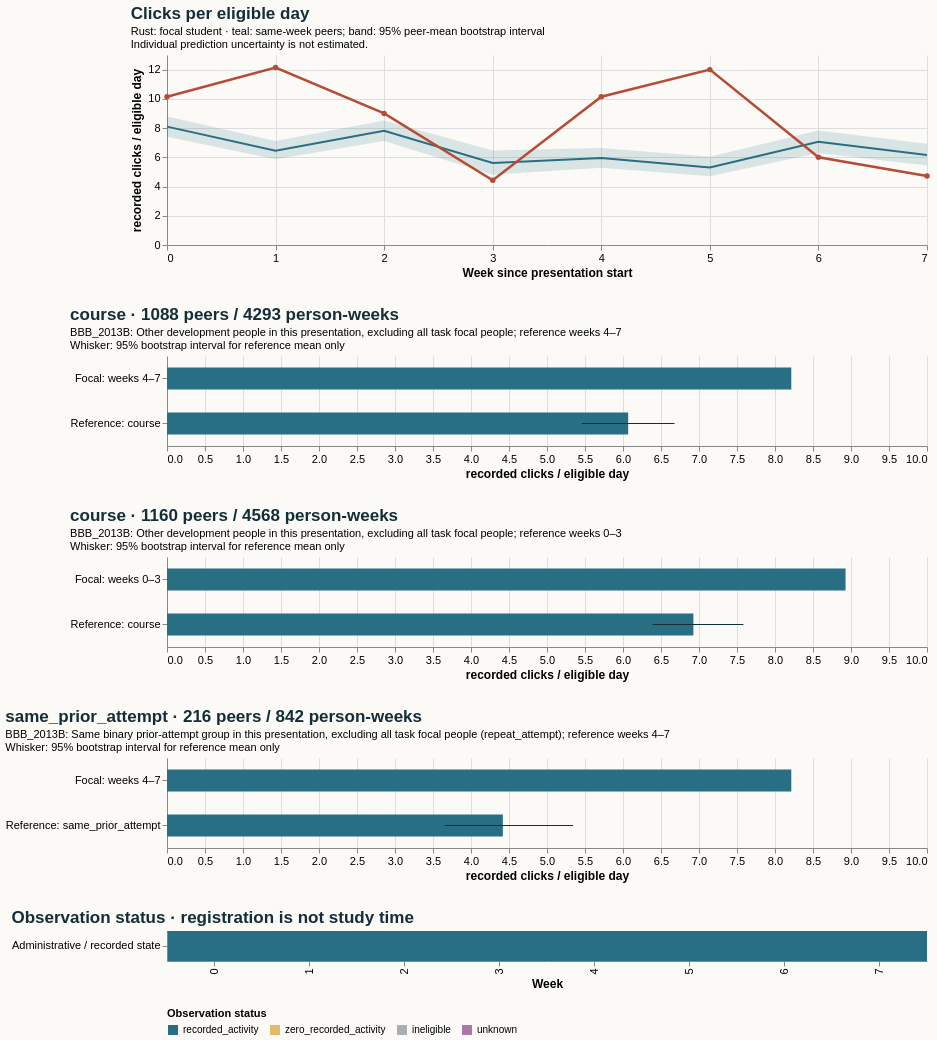

Vega-Lite specification for this chart:
### Vega-Lite specification from a JSON file in a GitHub repository (floating-point values rounded to 4 significant figures)
{"$schema": "https://vega.github.io/schema/vega-lite/v5.20.1.json", "config": {"axis": {"labelFontSize": 11, "titleFontSize": 12}, "background": "#fbfaf7", "font": "sans-serif", "title": {"anchor": "start", "color": "#142e38", "fontSize": 17, "subtitleFontSize": 11}, "view": {"continuousHeight": 300, "continuousWidth": 300, "stroke": null}}, "datasets": {"data-06ae396e632e789fa8147abfc3b1667d": [{"hi": null, "lo": null, "series": "Focal: weeks 4–7", "value": 8.214}, {"hi": 6.678, "lo": 5.459, "series": "Reference: course", "value": 6.068}], "data-9c0520e65fb8b804ae72c857ff4dd583": [{"end_day": 6, "focal_value": 10.14, "peer_ci_high": 8.791, "peer_ci_low": 7.406, "peer_mean": 8.1, "peer_observations": 1159, "peer_people": 1159, "reference": "course", "unit": "recorded clicks / eligible day", "week": 0}, {"end_day": 13, "focal_value": 12.14, "peer_ci_high": 7.111, "peer_ci_low": 5.863, "peer_mean": 6.456, "peer_observations": 1151, "peer_people": 1151, "reference": "course", "unit": "recorded clicks / eligible day", "week": 1}, {"end_day": 20, "focal_value": 9.0, "peer_ci_high": 8.521, "peer_ci_low": 7.113, "peer_mean": 7.819, "peer_observations": 1133, "peer_people": 1133, "reference": "course", "unit": "recorded clicks / eligible day", "week": 2}, {"end_day": 27, "focal_value": 4.429, "peer_ci_high": 6.465, "peer_ci_low": 4.811, "peer_mean": 5.608, "peer_observations": 1125, "peer_people": 1125, "reference": "course", "unit": "recorded clicks / eligible day", "week": 3}, {"end_day": 34, "focal_value": 10.14, "peer_ci_high": 6.644, "peer_ci_low": 5.28, "peer_mean": 5.954, "peer_observations": 1088, "peer_people": 1088, "reference": "course", "unit": "recorded clicks / eligible day", "week": 4}, {"end_day": 41, "focal_value": 12.0, "peer_ci_high": 6.044, "peer_ci_low": 4.709, "peer_mean": 5.31, "peer_observations": 1081, "peer_people": 1081, "reference": "course", "unit": "recorded clicks / eligible day", "week": 5}, {"end_day": 48, "focal_value": 6.0, "peer_ci_high": 7.833, "peer_ci_low": 6.294, "peer_mean": 7.065, "peer_observations": 1070, "peer_people": 1070, "reference": "course", "unit": "recorded clicks / eligible day", "week": 6}, {"end_day": 55, "focal_value": 4.714, "peer_ci_high": 6.928, "peer_ci_low": 5.432, "peer_mean": 6.16, "peer_observations": 1054, "peer_people": 1054, "reference": "course", "unit": "recorded clicks / eligible day", "week": 7}], "data-b3165f065dc04f8d61fa40507f50ce50": [{"hi": null, "lo": null, "series": "Focal: weeks 0–3", "value": 8.929}, {"hi": 7.584, "lo": 6.39, "series": "Reference: course", "value": 6.926}], "data-de08f18f9ac5367f7168e72a25b6db9f": [{"hi": null, "lo": null, "series": "Focal: weeks 4–7", "value": 8.214}, {"hi": 5.342, "lo": 3.66, "series": "Reference: same_prior_attempt", "value": 4.419}], "data-e71db1684eee6ef8f10aafcab277e2a3": [{"eligible_days": 7.0, "end_day": 6, "logging_completeness": "unknown", "observation_status": "recorded_activity", "row": "Administrative / recorded state", "score_status": "withheld_release_time_unknown", "start_day": 0, "value": 10.14, "week": 0}, {"eligible_days": 7.0, "end_day": 13, "logging_completeness": "unknown", "observation_status": "recorded_activity", "row": "Administrative / recorded state", "score_status": "withheld_release_time_unknown", "start_day": 7, "value": 12.14, "week": 1}, {"eligible_days": 7.0, "end_day": 20, "logging_completeness": "unknown", "observation_status": "recorded_activity", "row": "Administrative / recorded state", "score_status": "withheld_release_time_unknown", "start_day": 14, "value": 9.0, "week": 2}, {"eligible_days": 7.0, "end_day": 27, "logging_completeness": "unknown", "observation_status": "recorded_activity", "row": "Administrative / recorded state", "score_status": "withheld_release_time_unknown", "start_day": 21, "value": 4.429, "week": 3}, {"eligible_days": 7.0, "end_day": 34, "logging_completeness": "unknown", "observation_status": "recorded_activity", "row": "Administrative / recorded state", "score_status": "withheld_release_time_unknown", "start_day": 28, "value": 10.14, "week": 4}, {"eligible_days": 7.0, "end_day": 41, "logging_completeness": "unknown", "observation_status": "recorded_activity", "row": "Administrative / recorded state", "score_status": "withheld_release_time_unknown", "start_day": 35, "value": 12.0, "week": 5}, {"eligible_days": 7.0, "end_day": 48, "logging_completeness": "unknown", "observation_status": "recorded_activity", "row": "Administrative / recorded state", "score_status": "withheld_release_time_unknown", "start_day": 42, "value": 6.0, "week": 6}, {"eligible_days": 7.0, "end_day": 55, "logging_completeness": "unknown", "observation_status": "recorded_activity", "row": "Administrative / recorded state", "score_status": "withheld_release_time_unknown", "start_day": 49, "value": 4.714, "week": 7}]}, "resolve": {"scale": {"color": "independent"}}, "spacing": 28, "vconcat": [{"data": {"name": "data-9c0520e65fb8b804ae72c857ff4dd583"}, "height": 190, "layer": [{"encoding": {"x": {"axis": {"tickMinStep": 1}, "field": "week", "title": "Week since presentation start", "type": "quantitative"}, "y": {"field": "peer_ci_low", "scale": {"zero": true}, "title": "recorded clicks / eligible day", "type": "quantitative"}, "y2": {"field": "peer_ci_high"}}, "mark": {"color": "#286f83", "opacity": 0.16, "type": "area"}}, {"encoding": {"tooltip": [{"field": "week", "type": "quantitative"}, {"field": "peer_mean", "type": "quantitative"}, {"field": "peer_people", "type": "quantitative"}, {"field": "peer_observations", "type": "quantitative"}], "x": {"field": "week", "type": "quantitative"}, "y": {"field": "peer_mean", "type": "quantitative"}}, "mark": {"color": "#286f83", "strokeWidth": 2, "type": "line"}}, {"encoding": {"tooltip": [{"field": "week", "type": "quantitative"}, {"field": "focal_value", "type": "quantitative"}], "x": {"field": "week", "type": "quantitative"}, "y": {"field": "focal_value", "type": "quantitative"}}, "mark": {"color": "#b64c35", "point": {"color": "#b64c35"}, "strokeWidth": 2.5, "type": "line"}}], "title": {"subtitle": ["Rust: focal student · teal: same-week peers; band: 95% peer-mean bootstrap interval", "Individual prediction uncertainty is not estimated."], "text": "Clicks per eligible day"}, "width": 760}, {"data": {"name": "data-06ae396e632e789fa8147abfc3b1667d"}, "height": 90, "layer": [{"encoding": {"x": {"field": "value", "scale": {"domain": [0, 9.375], "zero": true}, "title": "recorded clicks / eligible day", "type": "quantitative"}, "y": {"field": "series", "sort": null, "title": null, "type": "nominal"}}, "mark": {"color": "#286f83", "size": 22, "type": "bar"}}, {"encoding": {"x": {"field": "lo", "type": "quantitative"}, "x2": {"field": "hi"}, "y": {"field": "series", "sort": null, "title": null, "type": "nominal"}}, "mark": {"color": "#142e38", "type": "rule"}}], "title": {"subtitle": ["BBB_2013B: Other development people in this presentation, excluding all task focal people; reference weeks 4–7", "Whisker: 95% bootstrap interval for reference mean only"], "text": "course · 1088 peers / 4293 person-weeks"}, "width": 760}, {"data": {"name": "data-b3165f065dc04f8d61fa40507f50ce50"}, "height": 90, "layer": [{"encoding": {"x": {"field": "value", "scale": {"domain": [0, 9.375], "zero": true}, "title": "recorded clicks / eligible day", "type": "quantitative"}, "y": {"field": "series", "sort": null, "title": null, "type": "nominal"}}, "mark": {"color": "#286f83", "size": 22, "type": "bar"}}, {"encoding": {"x": {"field": "lo", "type": "quantitative"}, "x2": {"field": "hi"}, "y": {"field": "series", "sort": null, "title": null, "type": "nominal"}}, "mark": {"color": "#142e38", "type": "rule"}}], "title": {"subtitle": ["BBB_2013B: Other development people in this presentation, excluding all task focal people; reference weeks 0–3", "Whisker: 95% bootstrap interval for reference mean only"], "text": "course · 1160 peers / 4568 person-weeks"}, "width": 760}, {"data": {"name": "data-de08f18f9ac5367f7168e72a25b6db9f"}, "height": 90, "layer": [{"encoding": {"x": {"field": "value", "scale": {"domain": [0, 9.375], "zero": true}, "title": "recorded clicks / eligible day", "type": "quantitative"}, "y": {"field": "series", "sort": null, "title": null, "type": "nominal"}}, "mark": {"color": "#286f83", "size": 22, "type": "bar"}}, {"encoding": {"x": {"field": "lo", "type": "quantitative"}, "x2": {"field": "hi"}, "y": {"field": "series", "sort": null, "title": null, "type": "nominal"}}, "mark": {"color": "#142e38", "type": "rule"}}], "title": {"subtitle": ["BBB_2013B: Same binary prior-attempt group in this presentation, excluding all task focal people (repeat_attempt); reference weeks 4–7", "Whisker: 95% bootstrap interval for reference mean only"], "text": "same_prior_attempt · 216 peers / 842 person-weeks"}, "width": 760}, {"data": {"name": "data-e71db1684eee6ef8f10aafcab277e2a3"}, "encoding": {"color": {"field": "observation_status", "legend": {"labelLimit": 260, "orient": "bottom"}, "scale": {"domain": ["recorded_activity", "zero_recorded_activity", "ineligible", "unknown"], "range": ["#286f83", "#e4bb64", "#aaaeb3", "#ac78a5"]}, "title": "Observation status", "type": "nominal"}, "tooltip": [{"field": "week", "type": "quantitative"}, {"field": "eligible_days", "type": "quantitative"}, {"field": "observation_status", "type": "nominal"}, {"field": "logging_completeness", "type": "nominal"}], "x": {"field": "week", "title": "Week", "type": "ordinal"}, "y": {"field": "row", "title": null, "type": "nominal"}}, "height": 30, "mark": {"type": "rect"}, "title": "Observation status · registration is not study time", "width": 760}]}
